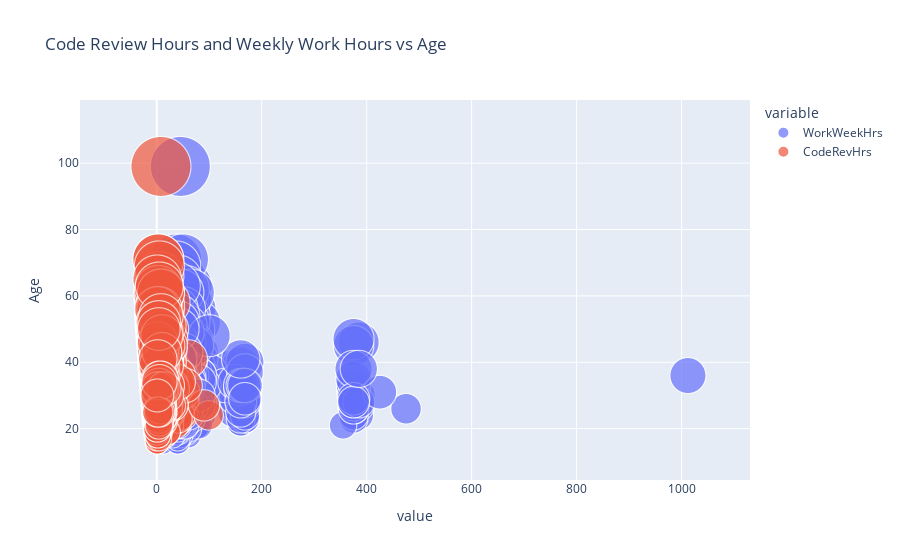

The code cell stored with this chart in its notebook:
### Code cell
# your code goes here

QUERY = """
SELECT Age, WorkWeekHrs, CodeRevHrs
FROM master
"""

# the read_sql_query runs the sql query and returns the data as a dataframe
df = pd.read_sql_query(QUERY,conn)
#df

df_new = df.dropna(axis=0)
fig = px.scatter(df_new, x=["WorkWeekHrs", "CodeRevHrs"], y="Age", size="Age", 
                 title="Code Review Hours and Weekly Work Hours vs Age", size_max=60)
fig.show()

### Figure 1 — Plotly figure (JSON) as saved in the notebook; plotly's stock layout.template omitted (floating-point values rounded to 4 significant figures; data arrays with more than 128 entries replaced by an {"elided": "..."} marker saying what was removed)
{"data": [{"hovertemplate": "variable=WorkWeekHrs<br>value=%{x}<br>Age=%{marker.size}<extra></extra>", "legendgroup": "WorkWeekHrs", "marker": {"color": "#636efa", "size": {"elided": "8669 int values"}, "sizemode": "area", "sizeref": 0.0275, "symbol": "circle"}, "mode": "markers", "name": "WorkWeekHrs", "showlegend": true, "type": "scattergl", "x": {"elided": "8669 float values"}, "xaxis": "x", "y": {"elided": "8669 int values"}, "yaxis": "y"}, {"hovertemplate": "variable=CodeRevHrs<br>value=%{x}<br>Age=%{marker.size}<extra></extra>", "legendgroup": "CodeRevHrs", "marker": {"color": "#EF553B", "size": {"elided": "8669 int values"}, "sizemode": "area", "sizeref": 0.0275, "symbol": "circle"}, "mode": "markers", "name": "CodeRevHrs", "showlegend": true, "type": "scattergl", "x": {"elided": "8669 float values"}, "xaxis": "x", "y": {"elided": "8669 int values"}, "yaxis": "y"}], "layout": {"autosize": true, "legend": {"itemsizing": "constant", "title": {"text": "variable"}, "tracegroupgap": 0}, "title": {"text": "Code Review Hours and Weekly Work Hours vs Age"}, "xaxis": {"anchor": "y", "autorange": true, "domain": [0, 1], "range": [-125.3, 1117.0], "title": {"text": "value"}, "type": "linear"}, "yaxis": {"anchor": "x", "autorange": true, "domain": [0, 1], "range": [0.6839, 127.7], "title": {"text": "Age"}, "type": "linear"}}}
